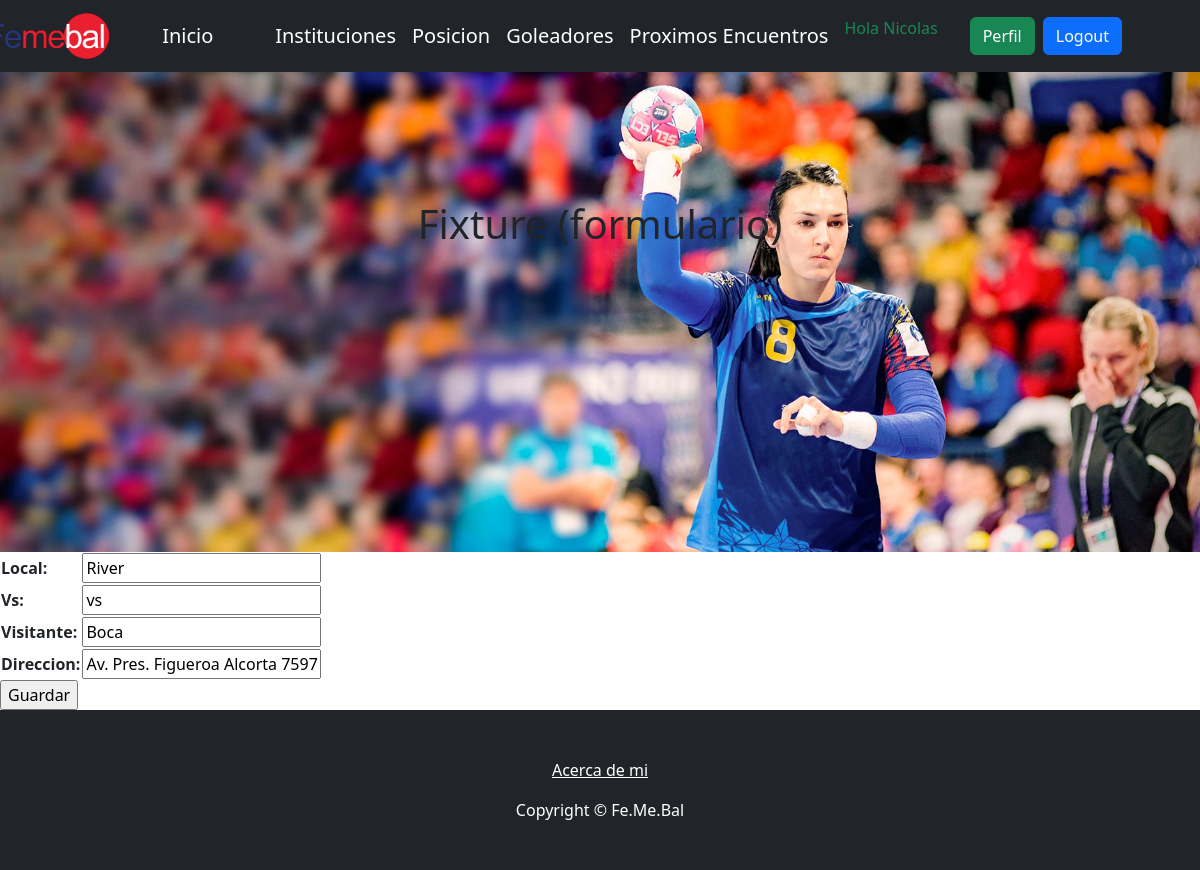
Page /fixture_update/6 (signed in) on the committed database.
### aplicacion/models.py (models this page shows)
class Fixture(models.Model):
    local = models.CharField(max_length=100)
    vs = models.CharField(max_length=100, null=False, blank=False,)
    visitante = models.CharField(max_length=100)
    direccion = models.CharField(max_length=100)

### aplicacion/views.py (the view)
# urls.py: path('fixture_update/<int:pk>', FixtureUpdate.as_view(), name="fixture_update"),
class FixtureUpdate(LoginRequiredMixin, UpdateView):
    model = Fixture
    fields = ["local", "vs", "visitante", "direccion"]
    success_url = reverse_lazy("fixtures")

### aplicacion/templates/aplicacion/fixture_form.html (shortened to what this page needs)
{% extends "aplicacion/index.html" %}
{% block titulo %}
<h1 class="mb-5">Fixture (formulario)</h1>
{% endblock titulo %}
{% block contenido %}
<form action="" method="post">
    <table>
        {{ form.as_table }}
    </table>
    <input type="submit" value="Guardar">
</form>
{% endblock contenido %}

### aplicacion/templates/aplicacion/index.html (shortened to what this page needs)
<!DOCTYPE html>
<html lang="en">
<head>
    {% load static %}
    <link href="https://cdn.jsdelivr.net/npm/bootstrap-icons@1.4.1/font/bootstrap-icons.css" rel="stylesheet" />
    <link href="{% static 'css/styles.css' %}" rel="stylesheet" />
    <link rel="stylesheet" href="https://cdnjs.cloudflare.com/ajax/libs/font-awesome/6.4.0/css/all.min.css">
</head>
<body>
    <nav class="navbar navbar-expand-lg navbar-dark bg-dark">
        <div class="container px-5">
        <div class="image-logo">
        <img src="{% static 'images/logo.png' %}">
        </div>
            <a class="navbar-brand" href="{% url 'home' %}">Inicio</a>
            {% if user.is_authenticated %}
            <div class="d-flex align-items-center justify-content-center">
                <a class="navbar-brand me-3" href="{% url 'Institucion' %}">Instituciones</a>
                <a class="navbar-brand me-3" href="{% url 'Posicion' %}">Posicion</a>
                <a class="navbar-brand me-3" href="{% url 'goleadores' %}">Goleadores</a>
                <a class="navbar-brand me-3" href="{% url 'fixtures' %}">Proximos Encuentros</a>
                <p class="navbar-text text-success me-3">Hola {{ user.username }}</p>
                <a class="btn btn-success me-2" href="{% url 'perfil' %}">Perfil</a>
                <form action="{% url 'logout' %}" method="post">
                    <button type="submit" class="btn btn-primary">Logout</button>
                </form>
            </div>
            {% else %}
                <a class="btn btn-primary me-3" href="{% url 'login' %}">Login</a>
                <a class="btn btn-success" href="{% url 'registrar' %}">Registrarse</a>
            {% endif %}
        </div>
    </nav>
    <header class="py-5">
        <div class="d-flex flex-column aling-items-center justify-content-center container px-5">
                    <div class="d-flex flex-column aling-items-center text-center my-5" style="margin-top:5rem!important">
                        {% block titulo %}{% endblock titulo %}
                    </div>
        </div>
    </header>
    {% block contenido %}
    {% endblock contenido %}
    <footer class="py-5 bg-dark">
        <div class="container px-5 text-center">
            <ul class="list-unstyled">
                <li><a class="text-white" href="{% url 'acerca_de_mi' %}">Acerca de mi</a></li>
            </ul>
            <p class="m-0 text-white">Copyright &copy; Fe.Me.Bal</p>
        </div>
    </footer>
</body>
</html>

### rows in the picture
Fixture: local "River", vs "vs", visitante "Boca", direccion "Av. Pres. Figueroa Alcorta 7597"

### other values in the picture
{{ user.username }} "Nicolas"
